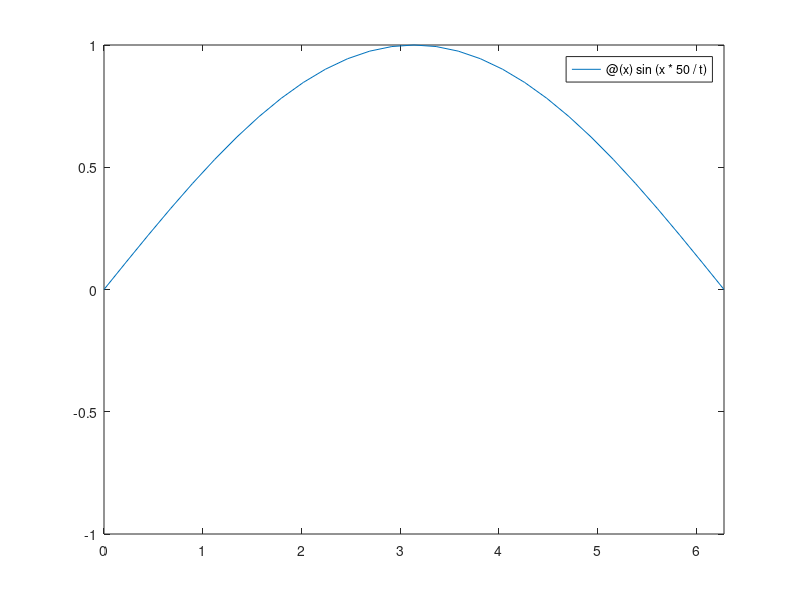

Source code (MATLAB): (Note: this script raises an error after producing the figure.)
time = 100;
for t = 1:time
   fplot(@(x) sin(x*50/t),[0,2*pi]);  % plot
   ylim([-1,1]);                      % guarantee consistent height
   F(t) = getframe;                   % capture it
end

writerObj = VideoWriter('test2.avi');
open(writerObj);
writeVideo(writerObj, F)
close(writerObj);
